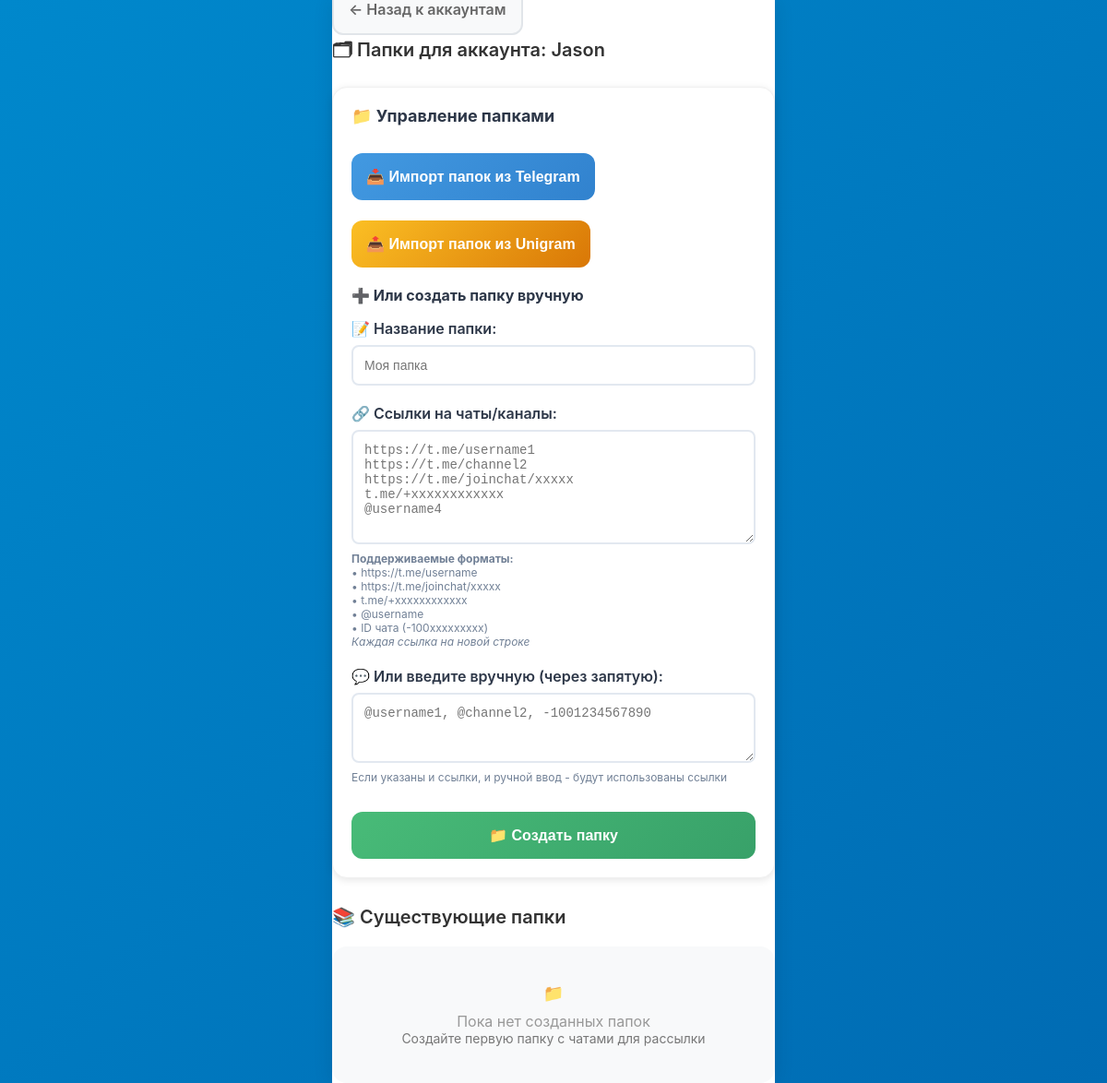
Page /folders/3 (signed in) on the earlier database version.
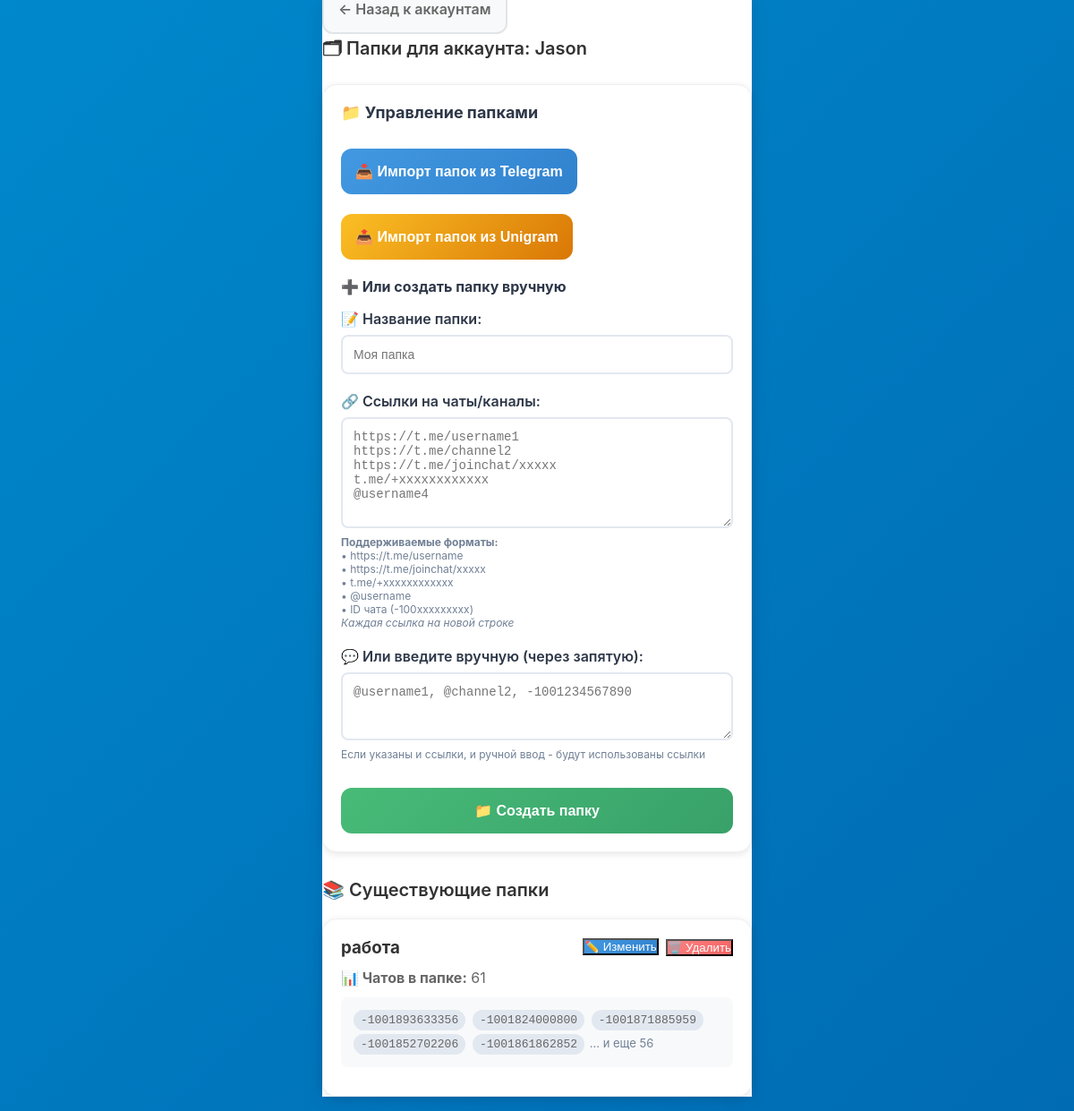
Same page on the later database version.
### app/db.py (models this page shows)
class Account(SQLModel, table=True):
    id: Optional[int] = Field(default=None, primary_key=True)
    title: str                           # название аккаунта (для админа)
    phone: str                           # номер телефона аккаунта
    api_id: int                          # API ID из my.telegram.org
    api_hash: str                        # API Hash из my.telegram.org
    session_string: str                  # строка сессии (будет зашифрована)
    proxy_url: Optional[str] = None      # прокси (если нужен)
    is_active: bool = False              # статус подключения
    created_at: datetime = Field(default_factory=datetime.utcnow)
    jobs: List["Job"] = Relationship(back_populates="account")
    logs: List["Log"] = Relationship(back_populates="account")

class Folder(SQLModel, table=True):
    id: Optional[int] = Field(default=None, primary_key=True)
    account_id: int = Field(foreign_key="account.id")
    title: str                           # название папки
    chats_json: str                      # JSON-массив с ID чатов
    created_at: datetime = Field(default_factory=datetime.utcnow)
    jobs: List["Job"] = Relationship(back_populates="folder")

### app/routers.py (the view)
@router.get("/folders/{account_id}", response_class=HTMLResponse)
def list_folders(account_id: int, request: Request, session: Session = Depends(get_session), auth: bool = Depends(check_auth)):
    account = session.get(Account, account_id)
    if not account:
        raise HTTPException(404, "Account not found")
    folders = session.exec(select(Folder).where(Folder.account_id == account_id)).all()
    return templates.TemplateResponse("folders.html", {
        "request": request,
        "account": account,
        "folders": folders
    })

### app/templates/folders.html (shortened to what this page needs)
{% extends "base.html" %}
{% block content %}
<div style="margin-bottom: 20px;">
    <a href="/accounts" class="btn btn-secondary" style="margin-right: 10px; text-decoration: none;">
        ← Назад к аккаунтам
    </a>
</div>
<div class="page-title">🗂 Папки для аккаунта: {{ account.title }}</div>
<div class="card" style="margin-bottom: 30px;">
        <h3 style="margin-bottom: 20px; color: #2d3748; font-size: 18px;">📁 Управление папками</h3>
        <div style="display: flex; gap: 12px; margin-bottom: 20px; flex-wrap: wrap;">
        <form method="post" action="/folders/{{ account.id }}/import_from_telegram" style="margin: 0;">
            <button type="submit" class="btn" style="background: linear-gradient(135deg, #4299e1 0%, #3182ce 100%);" onclick="return confirm('Импортировать ваши папки из Telegram?')">
                📥 Импорт папок из Telegram
            </button>
        </form>
        <form method="post" action="/folders/{{ account.id }}/import_from_telegram" style="margin: 0;">
            <button type="submit" class="btn" style="background: linear-gradient(135deg, #fbbf24 0%, #d97706 100%);" onclick="return confirm('Импортировать ваши папки из Unigram?')">
                📤 Импорт папок из Unigram
            </button>
        </form>
    </div>
        <h4 style="margin-bottom: 16px; color: #2d3748; font-size: 16px;">➕ Или создать папку вручную</h4>
    <form method="post" action="/folders/{{ account.id }}/add" id="folderForm">
        <div style="margin-bottom: 20px;">
                        <label style="display: block; margin-bottom: 8px; font-weight: 600; color: #2d3748;">
                            📝 Название папки:
                        </label>
                        <input type="text" name="title" placeholder="Моя папка" required
                               style="width: 100%; padding: 12px; border: 2px solid #e2e8f0; border-radius: 8px; font-size: 14px;">
                    </div>
                    <div style="margin-bottom: 20px;">
                        <label style="display: block; margin-bottom: 8px; font-weight: 600; color: #2d3748;">
                            🔗 Ссылки на чаты/каналы:
                        </label>
                        <textarea name="chat_links" rows="6"
                                  placeholder="https://t.me/username1&#10;https://t.me/channel2&#10;https://t.me/joinchat/xxxxx&#10;t.me/+xxxxxxxxxxxx&#10;@username4"
                                  style="width: 100%; padding: 12px; border: 2px solid #e2e8f0; border-radius: 8px; font-size: 14px; resize: vertical;"></textarea>
                        <div style="font-size: 12px; color: #718096; margin-top: 4px;">
                            <strong>Поддерживаемые форматы:</strong><br>
                            • https://t.me/username<br>
                            • https://t.me/joinchat/xxxxx<br>
                            • t.me/+xxxxxxxxxxxx<br>
                            • @username<br>
                            • ID чата (-100xxxxxxxxx)<br>
                            <em>Каждая ссылка на новой строке</em>
                        </div>
                    </div>
                    <div style="margin-bottom: 20px;">
                        <label style="display: block; margin-bottom: 8px; font-weight: 600; color: #2d3748;">
                            💬 Или введите вручную (через запятую):
                        </label>
                        <textarea name="manual_chats" rows="3"
                                  placeholder="@username1, @channel2, -1001234567890"
                                  style="width: 100%; padding: 12px; border: 2px solid #e2e8f0; border-radius: 8px; font-size: 14px; resize: vertical;"></textarea>
                        <div style="font-size: 12px; color: #718096; margin-top: 4px;">
                            Если указаны и ссылки, и ручной ввод - будут использованы ссылки
                        </div>
                    </div>
        <button type="submit" class="btn" style="background: linear-gradient(135deg, #48bb78 0%, #38a169 100%);">
            📁 Создать папку
        </button>
    </form>
</div>
<div class="page-title">📚 Существующие папки</div>
{% if folders %}
    {% for folder in folders %}
    <div class="card">
        <div style="display: flex; justify-content: space-between; align-items: start; margin-bottom: 12px;">
            <div>
                <h3 style="margin: 0; color: #333;">{{ folder.title }}</h3>
            </div>
            <div style="display: flex; gap: 8px; align-items: center;">
                <button onclick="editFolder({{ folder.id }}, '{{ folder.title }}', `{{ folder.chats_json }}`)"
                        class="btn-sm" style="background: linear-gradient(135deg, #4299e1 0%, #3182ce 100%); color: white;">
                    ✏️ Изменить
                </button>
                <form method="post" action="/folders/{{ folder.id }}/delete" style="display: inline;"
                      onsubmit="return confirm('Удалить папку {{ folder.title }}?')">
                    <button type="submit" class="btn-sm" style="background: linear-gradient(135deg, #fc8181 0%, #f56565 100%); color: white;">
                        🗑️ Удалить
                    </button>
                </form>
            </div>
        </div>
        {% set chats = folder.chats_json | from_json %}
        <div style="color: #666; margin-bottom: 12px;">
            <strong>📊 Чатов в папке:</strong> {{ chats | length if chats else 0 }}
        </div>
        <div style="background: #f8f9fa; border-radius: 8px; padding: 12px; max-height: 120px; overflow-y: auto; margin-bottom: 12px;">
            {% if chats %}
            <div style="font-size: 13px; color: #666;">
                {% for chat in chats[:5] %}
                <span style="display: inline-block; background: #e2e8f0; padding: 4px 8px; border-radius: 12px; margin: 2px; font-family: monospace;">{{ chat }}</span>
                {% endfor %}
                {% if chats|length > 5 %}
                <span style="color: #718096;">... и еще {{ chats|length - 5 }}</span>
                {% endif %}
            </div>
            {% else %}
            <div style="color: #999; text-align: center; font-style: italic;">Чаты не добавлены</div>
            {% endif %}
        </div>
        {% set failed_chats = folder.failed_chats_json | from_json %}
    </div>
    {% endfor %}
{% else %}
    <div style="text-align: center; color: #999; padding: 40px; background: #f8f9fa; border-radius: 16px;">
        <p style="font-size: 18px; margin-bottom: 10px;">📁</p>
        <p>Пока нет созданных папок</p>
        <p style="font-size: 14px; color: #777;">Создайте первую папку с чатами для рассылки</p>
    </div>
{% endif %}
{% endblock %}

### app/templates/base.html (shortened to what this page needs)
<!DOCTYPE html>
<html lang="ru">
<head>
</head>
<body>
    <div class="container">
        {% block content %}{% endblock %}
    </div>
</body>
</html>

### app/templates/base.html (style rules this page uses)
* { margin: 0; padding: 0; box-sizing: border-box; -webkit-tap-highlight-color: transparent; }
body { font-family: -apple-system, BlinkMacSystemFont, 'Segoe UI', Roboto, 'Helvetica Neue', Arial, sans-serif; background: linear-gradient(135deg, #0088cc 0%, #006bb3 100%); min-height: 100vh; color: #333; overflow-x: hidden; }
.container { max-width: 480px; margin: 0 auto; min-height: 100vh; background: #fff; position: relative; box-shadow: 0 0 20px rgba(0,0,0,0.1); }
.page-title { font-size: 20px; font-weight: 600; color: #333; margin-bottom: 20px; display: flex; align-items: center; gap: 8px; }
.btn { width: 100%; padding: 16px; background: linear-gradient(135deg, #0088cc 0%, #006bb3 100%); color: white; border: none; border-radius: 12px; font-size: 16px; font-weight: 600; cursor: pointer; transition: all 0.3s ease; margin-top: 10px; }
.btn-secondary { background: #f8f9fa; color: #666; border: 2px solid #e1e5e9; }
.card { background: #fff; border-radius: 16px; padding: 20px; margin-bottom: 16px; box-shadow: 0 2px 8px rgba(0,0,0,0.1); border: 1px solid #f0f0f0; }

Differences in the rows shown:
added Folder: title "работа", chats "61", 5 "-1001893633356" "-1001824000800" "-1001871885959" "-1001852702206" "-1001861862852", chats "56"
Other differences:
text no longer shown: "📁 Пока нет созданных папок Создайте первую папку с чатами для рассылки"
